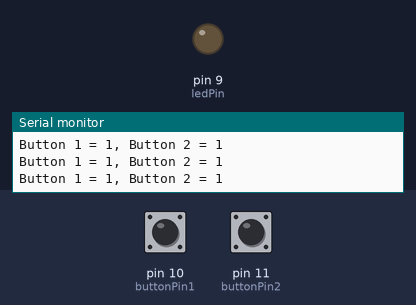
This sketch was run on a simulated Arduino Uno, built with avr-gcc and run on an emulated ATmega328P. Shown: output pins drawn as LEDs (lit = HIGH), the last lines printed to the serial monitor. Inputs (shaded band) come from the test bench; at power-on: pin 10 (buttonPin1) HIGH, pin 11 (buttonPin2) HIGH.

Above: at 1.3 s.
1.4 s: pin 10 (buttonPin1) pulled LOW for 1 s
At 1.87 s:
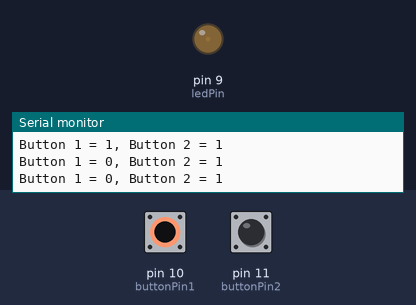
4.0 s: pin 10 (buttonPin1) pulled LOW for 3.2 s
At 8.0 s:
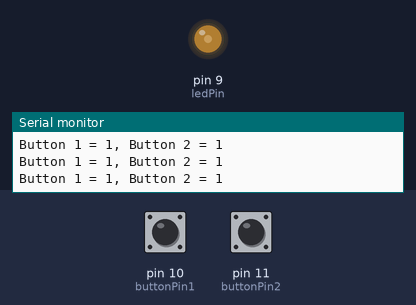
8.7 s: pin 10 (buttonPin1) pulled LOW for 3.2 s
At 12.5 s:
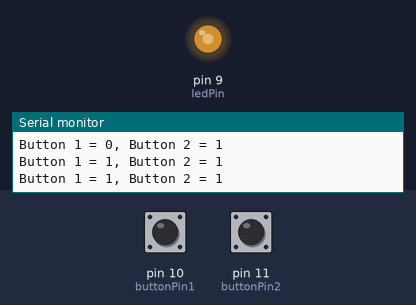
13.4 s: pin 10 (buttonPin1) pulled LOW for 3.2 s
At 17.8 s:
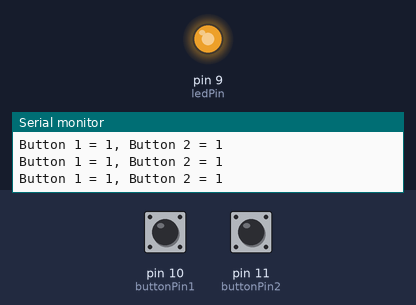
18.1 s: pin 11 (buttonPin2) pulled LOW for 3.2 s
At 22.6 s:
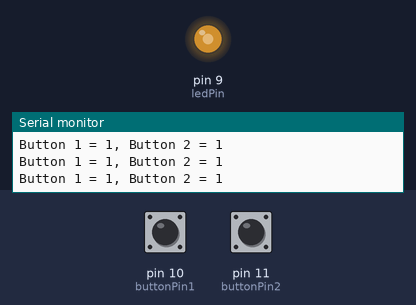
Timing chart, 0 to 24.1 s (numbered marks = the images above; inputs shaded):
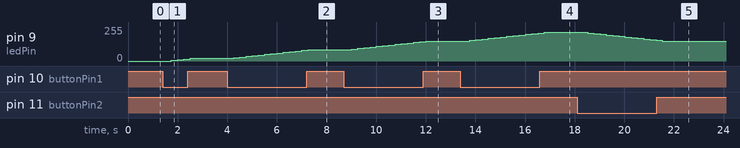

The sketch:

push_button_to_create_dimmable_led1.ino
```cpp
/* using push button to create a dimmable led */
int buttonPin1=10;    			         //button one is connected to pin 10
int buttonPin2=11;						 //button two connected to pin 11
int buttonVal1;
int buttonVal2;
int ledPin=9;							//led is connected to pin 9
int ledBright=0;
void setup(){
  Serial.begin(9600);
  pinMode(buttonPin1, INPUT);
  pinMode(buttonPin2, INPUT);
  pinMode(ledPin,OUTPUT);
}

void loop()
{										//taking inputs from the buttons wether it is push or not
  buttonVal1=digitalRead(buttonPin1);
  buttonVal2=digitalRead(buttonPin2);
  Serial.print("Button 1 = ");
  Serial.print(buttonVal1);
  Serial.print(", ");
  Serial.print("Button 2 = ");
  Serial.println(buttonVal2);
  delay(250);
  if(buttonVal1==0){					//if button one push it increase the intensity level +5volts
    ledBright=ledBright+5;
  }
  if(buttonVal2==0){					//if button two push it decrease the intensity level -5volts
    ledBright=ledBright-5;
  }
  if(ledBright>255){
    ledBright=255;
  }
  if(ledBright<0){
    ledBright=0;
  }
  analogWrite(ledPin,ledBright);
}
```

Measured:
- after the input at 1.4 s, pin 9 (ledPin): 0/255 → 5/255 after 0.35 s, → 10/255 0.25 s later, → 15/255 0.25 s later, → 20/255 0.25 s later
- after the input at 4.0 s, pin 9 (ledPin): moves from 20/255 to 85/255 over 3.0 s, starting after 0.26 s
- after the input at 8.7 s, pin 9 (ledPin): moves from 85/255 to 150/255 over 3.0 s, starting after 0.31 s
- after the input at 13.4 s, pin 9 (ledPin): moves from 150/255 to 215/255 over 3.0 s, starting after 0.37 s
- after the input at 18.1 s, pin 9 (ledPin): moves from 215/255 to 150/255 over 3.0 s, starting after 0.43 s
